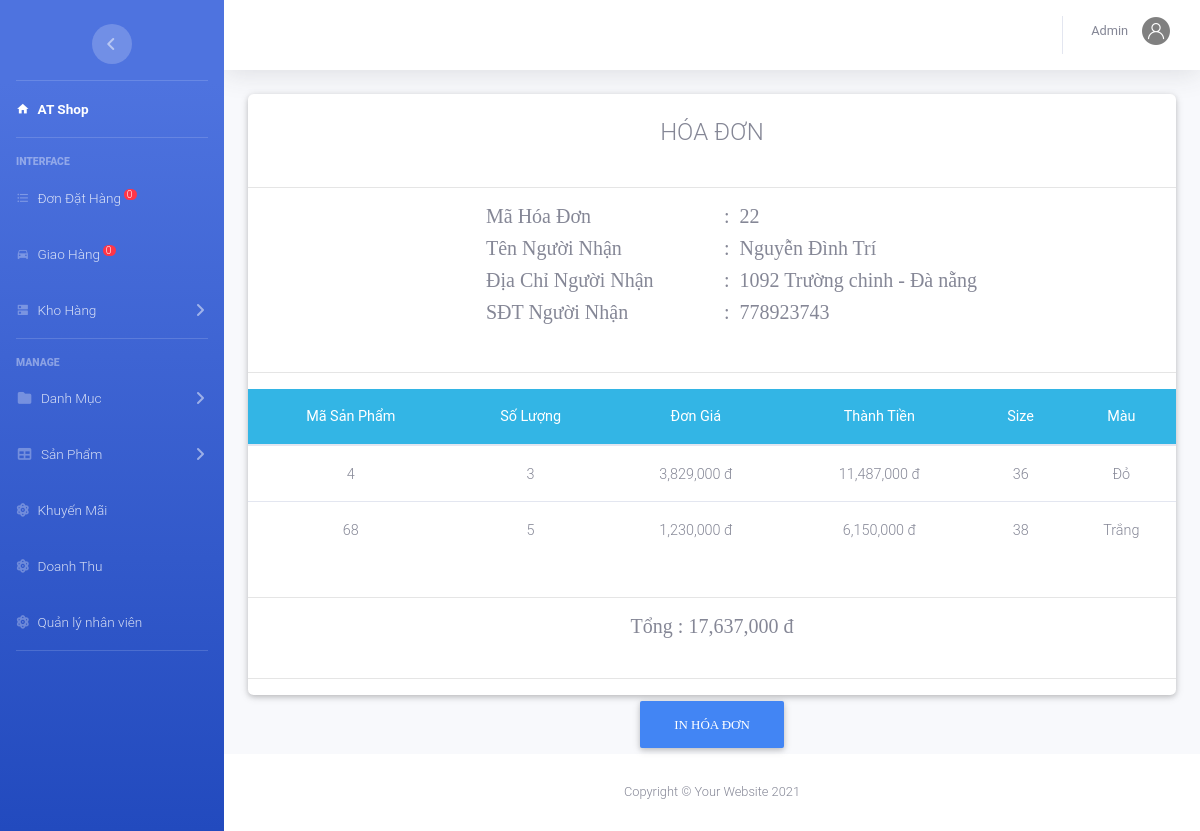
The page /admin/index.php?action=kho&view=chitietdh&mahd=22 (signed in) on the database its author committed.
### tables this page shows
CREATE TABLE `nguoinhan` (
  `MaHD` int(11) NOT NULL,
  `TenNN` varchar(50) NOT NULL,
  `DiaChiNN` text NOT NULL,
  `SDTNN` int(12) NOT NULL
);

CREATE TABLE `chitiethoadon` (
  `MaHD` int(11) NOT NULL,
  `MaSP` int(11) NOT NULL,
  `SoLuong` int(11) NOT NULL,
  `DonGia` decimal(10,0) NOT NULL,
  `ThanhTien` decimal(10,0) NOT NULL,
  `Size` int(11) NOT NULL,
  `MaMau` varchar(50) NOT NULL
);

### admin/kho/chitietdh.php (the view)
<?php
	include_once('../config/database.php');
	$mahd=$_GET['mahd'];
	$sql="select * from chitiethoadon where MaHD=$mahd ";
	$rs=mysqli_query($conn,$sql);
	$sql2="select * from nguoinhan where MaHD=$mahd ";
	$rs2=mysqli_query($conn,$sql2);
	$row2=mysqli_fetch_array($rs2);
?>
<div class="container-fluid">
<div class="row">
    <div class="col-md-12 grid-margin stretch-card">
        <div class="card">
        	<br>
			<h4 class="m-auto" > HÓA ĐƠN</h4><br><hr>
			<div class="row">
				<div class="col-md-3"></div>
				<div class="col-md-3"><h5 style="font-family: Alata;">Mã Hóa Đơn </h5></div>
				<div class="col-md-6"><h5 style="font-family: Alata;">: &#160;<?php echo $mahd ?></h5></div>
				<div class="col-md-3"></div>
				<div class="col-md-3"><h5 style="font-family: Alata;">Tên Người Nhận </h5></div>
				<div class="col-md-6"><h5 style="font-family: Alata;">: &#160;<?php echo $row2['TenNN']; ?></h5></div>
				<div class="col-md-3"></div>
				<div class="col-md-3"><h5 style="font-family: Alata;">Địa Chỉ Người Nhận </h5></div>
				<div class="col-md-6"><h5 style="font-family: Alata;">: &#160;<?php echo $row2['DiaChiNN'] ?></h5></div>
				<div class="col-md-3"></div>
				<div class="col-md-3"><h5 style="font-family: Alata;">SĐT Người Nhận </h5></div>
				<div class="col-md-6"><h5 style="font-family: Alata;">: &#160;<?php echo $row2['SDTNN'] ?></h5></div>
			</div>
			<br><hr>
			<table class="table table-hover m-auto text-center" style="font-size: 13px;">
				<thead class="badge-info">
					<tr>
						<th>Mã Sản Phẩm</th><th>Số Lượng </th><th>Đơn Giá</th><th>Thành Tiền</th><th>Size</th><th>Màu</th>
					</tr>
				</thead>
				<tbody>
			 <?php $so=0;
				 while ($row=mysqli_fetch_array($rs)) { $so=$so+$row['ThanhTien']; ?>
					<tr>
						<td><?php echo $row['MaSP']; ?></td>
						<td><?php echo $row['SoLuong']; ?></td>
						<td><?php echo number_format($row['DonGia']).' đ'; ?></td>
						<td><?php echo number_format($row['ThanhTien']).' đ'; ?></td>
						<td><?php echo $row['Size']; ?></td><td><?php echo $row['MaMau']; ?></td>
					</tr>
			 <?php	} ?>
				</tbody>
			</table><br><hr>
			<h5 class="m-auto" style="font-family: Alata;">Tổng : <?php echo number_format($so).' đ'; ?></h5>
			<br><hr>
		</div>
	</div>
		<div class="col-12">
			<center>
				<button type="sub" name="dk" value="đã duyệt"class="btn btn-primary" style="font-family: Comfortaa;">In hóa Đơn</button>
			</center>
		</div>
</div>
</div>

### rows shown on the page
nguoinhan: TenNN "Nguyễn Đình Trí", DiaChiNN "1092 Trường chinh - Đà nẵng", SDTNN "778923743"
chitiethoadon: MaSP "4", SoLuong "3", DonGia "3,829,000", ThanhTien "11,487,000", Size "36", MaMau "Đỏ"
chitiethoadon: MaSP "68", SoLuong "5", DonGia "1,230,000", ThanhTien "6,150,000", Size "38", MaMau "Trắng"

### other values the page prints
$dem "0"
$nv['TenNV'] "Admin"
$mahd "22"
$so "17,637,000"
